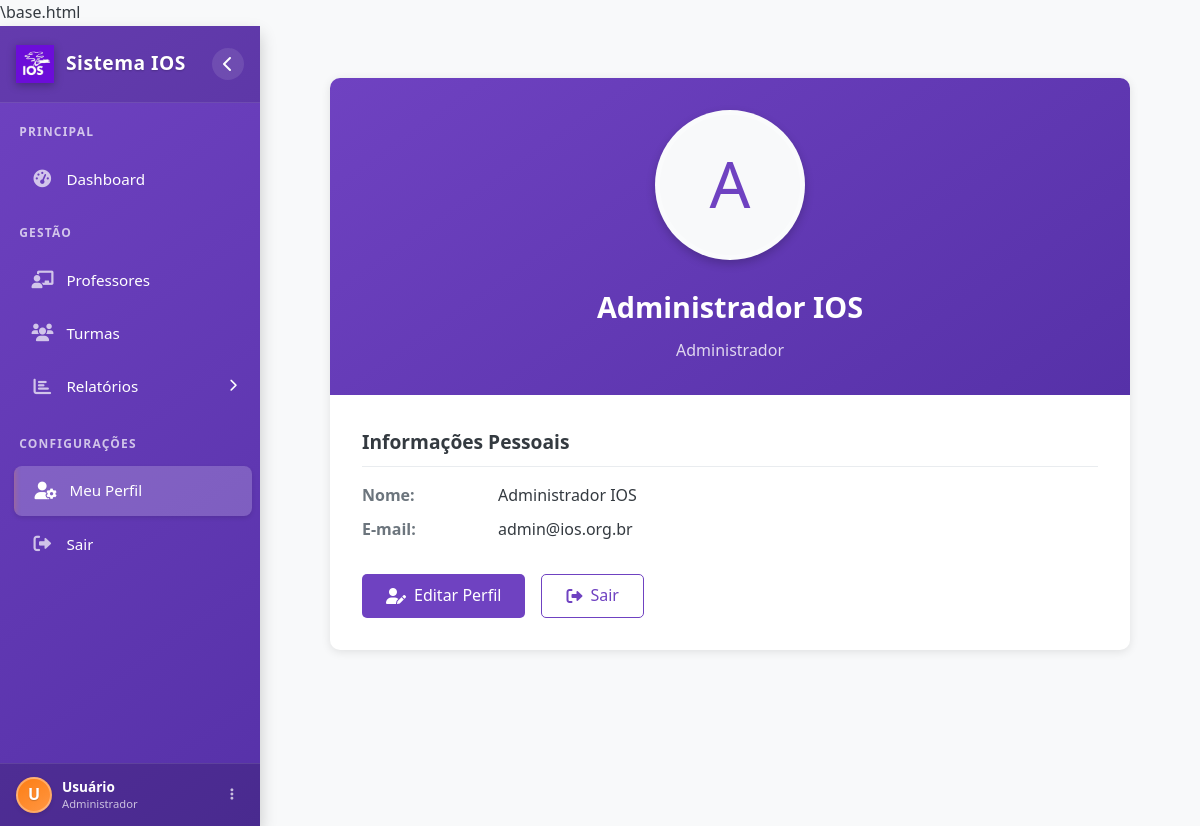
The page /perfil (signed in) on the database its author committed.
### app.py (models this page shows)
class Professor(db.Model):
    id = db.Column(db.Integer, primary_key=True)
    nome = db.Column(db.String(100))
    email = db.Column(db.String(100), unique=True, nullable=False)
    foto_perfil = db.Column(db.String(255), nullable=True)
    turmas = db.relationship('Turma', backref='professor', lazy=True)

class Usuario(db.Model):
    id = db.Column(db.Integer, primary_key=True)
    email = db.Column(db.String(100), unique=True, nullable=False)
    senha = db.Column(db.String(200), nullable=False)
    tipo = db.Column(db.String(20), nullable=False)  # 'master', 'professor'

### app.py (the view)
@app.route('/perfil')
def perfil():
    if 'user_id' not in session:
        flash('Você precisa estar logado para acessar esta página', 'warning')
        return redirect(url_for('login'))
    user_id = session['user_id']
    usuario = Usuario.query.get(user_id)
    if not usuario:
        flash('Usuário não encontrado', 'danger')
        return redirect(url_for('logout'))
    if session['tipo_usuario'] == 'professor':
        professor = Professor.query.filter_by(email=usuario.email).first()
        turmas = Turma.query.filter_by(professor_id=professor.id).all() if professor else []
        if not professor:
            flash('Perfil de professor não encontrado', 'warning')
            return redirect(url_for('professor_dashboard'))
        return render_template('perfil.html', usuario=usuario, professor=professor, turmas=turmas)
    elif session['tipo_usuario'] == 'master':
        admin = Professor.query.filter_by(email=usuario.email).first()
        return render_template('perfil.html', usuario=usuario, professor=admin)
    return redirect(url_for('index'))

### templates/perfil.html (shortened to what this page needs)
{% extends "base.html" %}  {% block content %}
<div class="perfil-container">
  <div class="perfil-header">
    <div class="perfil-avatar">
      {% if professor and professor.foto_perfil %}
      <img
        src="{{ url_for('static', filename=professor.foto_perfil) }}"
        alt="{{ professor.nome }}"
      />
      {% else %}
      <div class="avatar-placeholder">
        {{ professor.nome[0]|upper if professor and professor.nome else 'U' }}
      </div>
      {% endif %}
    </div>
    <h1 class="perfil-nome">
      {{ professor.nome if professor else usuario.email }}
    </h1>
    <p class="perfil-cargo">
      {% if session.get('tipo_usuario') == 'master' %} Administrador {% elif
      session.get('tipo_usuario') == 'professor' %} Professor {% else %} Usuário
      {% endif %}
    </p>
  </div>
  <div class="perfil-content">
    <div class="perfil-section">
      <h2 class="perfil-section-title">Informações Pessoais</h2>
      <div class="perfil-info">
        <div class="perfil-label">Nome:</div>
        <div class="perfil-value">
          {{ professor.nome if professor and professor.nome else 'Não informado'
          }}
        </div>
      </div>
      <div class="perfil-info">
        <div class="perfil-label">E-mail:</div>
        <div class="perfil-value">{{ usuario.email }}</div>
      </div>
    </div>
    <div class="perfil-actions">
      <a href="{{ url_for('editar_perfil') }}" class="btn-perfil btn-primary">
        <i class="fas fa-user-edit"></i> Editar Perfil
      </a>
      <a href="{{ url_for('logout') }}" class="btn-perfil btn-outline">
        <i class="fas fa-sign-out-alt"></i> Sair
      </a>
    </div>
  </div>
</div>
{% endblock %}

### static/css/styles.css (style rules this page uses)
:root { --primary-color: #6f42c1; --secondary-color: #fd7e14; --text-light: #ffffff; --text-dark: #343a40; --bg-light: #f8f9fa; --bg-dark: #343a40; --transition-speed: 300ms; }
* { margin: 0; padding: 0; box-sizing: border-box; }
body { font-family: "Segoe UI", Tahoma, Geneva, Verdana, sans-serif; background-color: var(--bg-light); color: var(--text-dark); line-height: 1.6; }
a { text-decoration: none; color: var(--primary-color); }

### static/css/sidebar.css (style rules this page uses)
:root { --primary-color: #6f42c1; --primary-color-dark: #5631a8; --secondary-color: #fd7e14; --secondary-color-light: #ff9642; --text-light: #ffffff; --text-light-muted: rgba(255, 255, 255, 0.7); --text-dark: #343a40; --bg-light: #f8f9fa; --bg-dark: #343a40; --border-color: rgba(255, 255, 255, 0.1); --transition-speed: 300ms; --shadow-small: 0 2px 4px rgba(0, 0, 0, 0.1); --shadow-medium: 0 4px 8px rgba(0, 0, 0, 0.2); --shadow-large: 0 8px 16px rgba(0, 0, 0, 0.2); }

### templates/perfil.html (style rules this page uses)
.perfil-container { max-width: 800px; margin: 2rem auto; background-color: #fff; border-radius: 10px; box-shadow: 0 2px 10px rgba(0, 0, 0, 0.1); overflow: hidden; }
.perfil-header { background: linear-gradient(145deg, #6f42c1 0%, #5631a8 100%); color: white; padding: 2rem; position: relative; display: flex; flex-direction: column; align-items: center; text-align: center; }
.perfil-avatar { width: 150px; height: 150px; border-radius: 50%; border: 5px solid rgba(255, 255, 255, 0.3); overflow: hidden; margin-bottom: 1rem; box-shadow: 0 4px 10px rgba(0, 0, 0, 0.2); background-color: #f8f9fa; display: flex; justify-content: center; align-items: center; }
.perfil-avatar .avatar-placeholder { font-size: 4rem; color: #6f42c1; text-shadow: none; }
.perfil-nome { font-size: 1.8rem; font-weight: 600; margin: 0.5rem 0; }
.perfil-cargo { font-size: 1rem; opacity: 0.8; }
.perfil-content { padding: 2rem; }
.perfil-section { margin-bottom: 2rem; }
.perfil-section-title { font-size: 1.2rem; font-weight: 600; color: #343a40; margin-bottom: 1rem; padding-bottom: 0.5rem; border-bottom: 1px solid #e9ecef; }
.perfil-info { display: grid; grid-template-columns: 120px 1fr; gap: 1rem; margin-bottom: 0.5rem; align-items: center; }
.perfil-label { font-weight: 600; color: #6c757d; }
.perfil-value { color: #343a40; }
.perfil-actions { display: flex; justify-content: flex-start; margin-top: 2rem; }
.btn-perfil { display: inline-flex; align-items: center; padding: 0.5rem 1.5rem; border-radius: 5px; font-weight: 500; text-decoration: none; transition: all 0.3s; cursor: pointer; border: none; }
.btn-perfil i { margin-right: 8px; }
.btn-primary { background-color: #6f42c1; color: white; }
.btn-outline { background-color: transparent; color: #6f42c1; border: 1px solid #6f42c1; margin-left: 1rem; }

### rows shown on the page
Professor: nome "A", nome "Administrador IOS"
Usuario: email "admin@ios.org.br"

### other values the page prints
{{ usuario.nome[0]|upper if usuario and usuario.nome else 'U' }} "U"
{{ usuario.nome if usuario and usuario.nome else 'Usuário' }} "Usuário"
